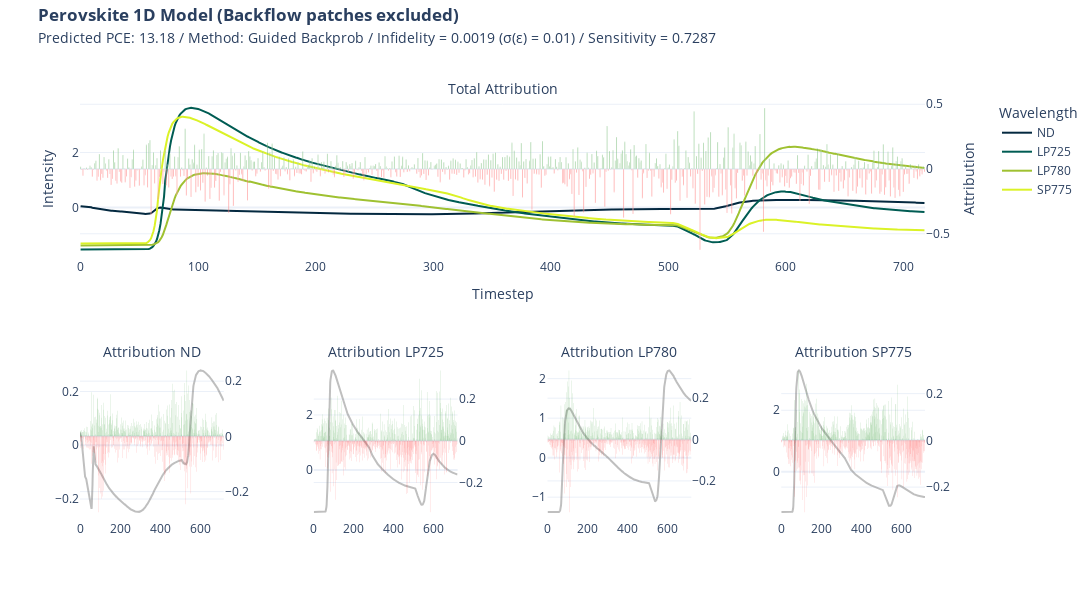

Notebook code for this chart:
### Code cell
import plotly.graph_objects as go

def format_title(title, subtitle=None, subtitle_font_size=14):
    title = f'<b>{title}</b>'
    if not subtitle:
        return title
    subtitle = f'<span style="font-size: {subtitle_font_size}px;">{subtitle}</span>'
    return f'{title}<br>{subtitle}'

from plotly.subplots import make_subplots

fig = make_subplots(rows=2, 
                    cols=4, 
                    specs=[[{"secondary_y": True, "colspan": 4}, None,None,None],
                           [{"secondary_y": True},{"secondary_y": True},{"secondary_y": True},{"secondary_y": True}]],
                    subplot_titles=(format_title("", "Total Attribution"), format_title("", "Attribution ND"), format_title("", "Attribution LP725"), format_title("", "Attribution LP780"), format_title("", "Attribution SP775"))
                    )

fig.add_trace(go.Scatter(y=x[0], name = "ND", marker_color="#042940"))
fig.add_trace(go.Scatter(y=x[1], name = "LP725", marker_color="#005C53"))
fig.add_trace(go.Scatter(y=x[2], name = "LP780", marker_color="#9FC131"))
fig.add_trace(go.Scatter(y=x[3], name = "SP775", marker_color="#DBF227"))

fig.add_trace(go.Bar(y=attr_gbp.squeeze().sum(axis=0), name = "Attribution",marker_color=np.where(attr_gbp.squeeze().sum(axis=0)<0, 'red', 'green'), opacity = 0.5,showlegend=False),secondary_y=True)

fig.update_yaxes(title= "Intensity")
fig.update_yaxes(title_text="Attribution", secondary_y=True)
fig.update_xaxes(title= "Timestep")

fig.add_trace(go.Scatter(y=x[0], name = "ND",marker_color="grey", opacity = 0.5,showlegend=False), row=2, col=1)
fig.add_trace(go.Bar(y= attr_gbp.squeeze()[0],marker_color=np.where(attr_gbp.squeeze()[0]<0, 'red', 'green'), opacity = 0.5,showlegend=False,marker_line_width=0),secondary_y=True, row=2, col=1)

fig.update_yaxes(title= None, row=2, col=1)
fig.update_yaxes(title_text=None, secondary_y=True, row=2, col=1)
fig.update_xaxes(title= None, row=2, col=1)

fig.add_trace(go.Scatter(y=x[1], name = "LP725",marker_color="grey", opacity = 0.5,showlegend=False), row=2, col=2)
fig.add_trace(go.Bar(y=attr_gbp.squeeze()[1],marker_color=np.where(attr_gbp.squeeze()[1]<0, 'red', 'green'), opacity = 0.5,showlegend=False,marker_line_width=0),secondary_y=True, row=2, col=2)

fig.update_yaxes(title= None, row=2, col=2)
fig.update_yaxes(title_text=None, secondary_y=True, row=2, col=2)
fig.update_xaxes(title= None, row=2, col=2)

fig.add_trace(go.Scatter(y=x[2], name = "LP780",marker_color="grey", opacity = 0.5,showlegend=False), row=2, col=3)
fig.add_trace(go.Bar(y=attr_gbp.squeeze()[2],marker_color=np.where(attr_gbp.squeeze()[2]<0, 'red', 'green'), opacity = 0.5,showlegend=False,marker_line_width=0),secondary_y=True, row=2, col=3)

fig.update_yaxes(title= None, row=2, col=3)
fig.update_yaxes(title_text=None, secondary_y=True, row=2, col=3)
fig.update_xaxes(title= None, row=2, col=3)

fig.add_trace(go.Scatter(y=x[3], name = "SP775",marker_color="grey", opacity = 0.5,showlegend=False), row=2, col=4)
fig.add_trace(go.Bar(y=attr_gbp.squeeze()[3],marker_color=np.where(attr_gbp.squeeze()[3]<0, 'red', 'green'), opacity = 0.5,showlegend=False,marker_line_width=0),secondary_y=True, row=2, col=4)

fig.update_yaxes(title= None, row=2, col=4)
fig.update_yaxes(title_text=None, secondary_y=True, row=2, col=4)
fig.update_xaxes(title= None, row=2, col=4)

fig.update_layout(
    title= format_title("Perovskite 1D Model (Backflow patches excluded)", 
    "Predicted PCE: " + str(y) + " / Method: Guided Backprob / Infidelity = " + str(*np.round(infid_gbp.numpy(),4)) + " ("+ u"\u03C3" + "(" + u"\u03B5" + ") = " + str(std_noise) + ")" 
    + " / Sensitivity = " + str(*np.round(sens_gbp.numpy(),4))),
    legend_title = "Wavelength",
    title_y = 0.965,
    title_x = 0.035,
    template = "plotly_white",
    height=600, width=2200
)

fig.write_image("xai/images/1D/1D_nb_gbp.png", scale=2)

fig.show()

### Figure 1 — Plotly figure (JSON) as saved in the notebook; plotly's stock layout.template omitted (floating-point values rounded to 4 significant figures; data arrays with more than 128 entries replaced by an {"elided": "..."} marker saying what was removed)
{"data": [{"marker": {"color": "#042940"}, "name": "ND", "type": "scatter", "y": {"elided": "719 float values"}}, {"marker": {"color": "#005C53"}, "name": "LP725", "type": "scatter", "y": {"elided": "719 float values"}}, {"marker": {"color": "#9FC131"}, "name": "LP780", "type": "scatter", "y": {"elided": "719 float values"}}, {"marker": {"color": "#DBF227"}, "name": "SP775", "type": "scatter", "y": {"elided": "719 float values"}}, {"marker": {"color": {"elided": "719 str values"}}, "name": "Attribution", "opacity": 0.5, "showlegend": false, "type": "bar", "xaxis": "x", "y": {"elided": "719 float values"}, "yaxis": "y2"}, {"marker": {"color": "grey"}, "name": "ND", "opacity": 0.5, "showlegend": false, "type": "scatter", "xaxis": "x2", "y": {"elided": "719 float values"}, "yaxis": "y3"}, {"marker": {"color": {"elided": "719 str values"}, "line": {"width": 0}}, "opacity": 0.5, "showlegend": false, "type": "bar", "xaxis": "x2", "y": {"elided": "719 float values"}, "yaxis": "y4"}, {"marker": {"color": "grey"}, "name": "LP725", "opacity": 0.5, "showlegend": false, "type": "scatter", "xaxis": "x3", "y": {"elided": "719 float values"}, "yaxis": "y5"}, {"marker": {"color": {"elided": "719 str values"}, "line": {"width": 0}}, "opacity": 0.5, "showlegend": false, "type": "bar", "xaxis": "x3", "y": {"elided": "719 float values"}, "yaxis": "y6"}, {"marker": {"color": "grey"}, "name": "LP780", "opacity": 0.5, "showlegend": false, "type": "scatter", "xaxis": "x4", "y": {"elided": "719 float values"}, "yaxis": "y7"}, {"marker": {"color": {"elided": "719 str values"}, "line": {"width": 0}}, "opacity": 0.5, "showlegend": false, "type": "bar", "xaxis": "x4", "y": {"elided": "719 float values"}, "yaxis": "y8"}, {"marker": {"color": "grey"}, "name": "SP775", "opacity": 0.5, "showlegend": false, "type": "scatter", "xaxis": "x5", "y": {"elided": "719 float values"}, "yaxis": "y9"}, {"marker": {"color": {"elided": "719 str values"}, "line": {"width": 0}}, "opacity": 0.5, "showlegend": false, "type": "bar", "xaxis": "x5", "y": {"elided": "719 float values"}, "yaxis": "y10"}], "layout": {"annotations": [{"font": {"size": 16}, "showarrow": false, "text": "<b></b><br><span style=\"font-size: 14px;\">Total Attribution</span>", "x": 0.47, "xanchor": "center", "xref": "paper", "y": 1, "yanchor": "bottom", "yref": "paper"}, {"font": {"size": 16}, "showarrow": false, "text": "<b></b><br><span style=\"font-size: 14px;\">Attribution ND</span>", "x": 0.08, "xanchor": "center", "xref": "paper", "y": 0.375, "yanchor": "bottom", "yref": "paper"}, {"font": {"size": 16}, "showarrow": false, "text": "<b></b><br><span style=\"font-size: 14px;\">Attribution LP725</span>", "x": 0.34, "xanchor": "center", "xref": "paper", "y": 0.375, "yanchor": "bottom", "yref": "paper"}, {"font": {"size": 16}, "showarrow": false, "text": "<b></b><br><span style=\"font-size: 14px;\">Attribution LP780</span>", "x": 0.6, "xanchor": "center", "xref": "paper", "y": 0.375, "yanchor": "bottom", "yref": "paper"}, {"font": {"size": 16}, "showarrow": false, "text": "<b></b><br><span style=\"font-size: 14px;\">Attribution SP775</span>", "x": 0.86, "xanchor": "center", "xref": "paper", "y": 0.375, "yanchor": "bottom", "yref": "paper"}], "height": 600, "legend": {"title": {"text": "Wavelength"}}, "title": {"text": "<b>Perovskite 1D Model (Backflow patches excluded)</b><br><span style=\"font-size: 14px;\">Predicted PCE: 13.18 / Method: Guided Backprob / Infidelity = 0.0019 (σ(ε) = 0.01) / Sensitivity = 0.7287</span>", "x": 0.035, "y": 0.965}, "width": 2200, "xaxis": {"anchor": "y", "domain": [0, 0.94], "title": {"text": "Timestep"}}, "xaxis2": {"anchor": "y3", "domain": [0, 0.16], "title": {}}, "xaxis3": {"anchor": "y5", "domain": [0.26, 0.42], "title": {}}, "xaxis4": {"anchor": "y7", "domain": [0.52, 0.68], "title": {}}, "xaxis5": {"anchor": "y9", "domain": [0.78, 0.94], "title": {}}, "yaxis": {"anchor": "x", "domain": [0.625, 1], "title": {"text": "Intensity"}}, "yaxis10": {"anchor": "x5", "overlaying": "y9", "side": "right", "title": {}}, "yaxis2": {"anchor": "x", "overlaying": "y", "side": "right", "title": {"text": "Attribution"}}, "yaxis3": {"anchor": "x2", "domain": [0, 0.375], "title": {}}, "yaxis4": {"anchor": "x2", "overlaying": "y3", "side": "right", "title": {}}, "yaxis5": {"anchor": "x3", "domain": [0, 0.375], "title": {}}, "yaxis6": {"anchor": "x3", "overlaying": "y5", "side": "right", "title": {}}, "yaxis7": {"anchor": "x4", "domain": [0, 0.375], "title": {}}, "yaxis8": {"anchor": "x4", "overlaying": "y7", "side": "right", "title": {}}, "yaxis9": {"anchor": "x5", "domain": [0, 0.375], "title": {}}}}
